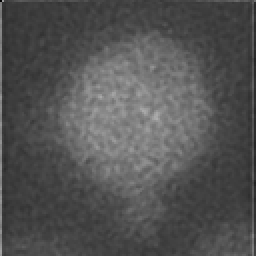
#> input picture data/image4045.tif, 128 x 128 px (shown 2 times larger)
$ jupyter execute --allow-errors introduction.ipynb   (older library calls are emulated)
#> lines starting #> are read from the running program, lines starting #| are printed output that depends on the picture
# Python tutorial

## Agenda / Schedule
### Monday
- 10 - 13: Python basics
- 13 - 14: Lunch break
- 14 - 17: Image processing

### Tuesday:
- 10 - 13: Deep learning
- 13 - 14: Lunch break
- 14 - 17: Deep learning

### Wednesday
- 10 - 13: Version control (Git)

# Preface

- Move to the course folder using the terminal
- Enter the following commands

```
git pull
conda activate py36
jupyter notebook
```

# Introduction

Source: https://xkcd.com/353/

**Why python**
- Free, open source, cross platform
- general-purpose language
- Large and active developer community
- Very flexible (modules), wide variety of features
- interpreted language

## Ecosystem for scientific computing

Source: http://danielrothenberg.com/gcpy/python.html

## How to run/use python

- run a script
    - ```python myscript.py```
- interactively
    - ```jupyter notebook```
    - ```ipython```

# Python basics
## Example python program

[cell 1]
# This is a single line comment

"""
This is a multi-line comment
Python program to add two numbers
"""

# define variables
num1 = 3
num2 = 25.2

# execute computation
result = num1 + num2

# print results
print(result)

# print result in a sentence
print('The sum is ', result)

# check if result is greater than 100
print('the sum is greater than 100:', result > 100)

## Primary variable types
| Datatype   |  Example           |
|------------|--------------------|
| integer    | 1,2,3,4,5          |
| floats     | 1.234, 2.643, 6.4  |
| characters | 'h', 'w'           |
| strings    | 'hello world'      |
| logical / boolean    | False, True |

[cell 2]
# Check data type using type() command
print(type(num1))
print(type(num2))
print(type(result))
print(type('the sum is'))
print(type(result > 100))

[cell 3]
# Why data types are important to keep in mind
# Operation depends on data type
a = 3
b = 4
print(a+b)

[cell 4]
a = 'Hello '
b = 'world!'
print(a+b)

[cell 5]
a = [1,23]
b = [356,6]
print(a+b)

## Operators

|              | Operation                            |
| -            | -                                    |
| a + b        | Addition                             |
| a - b        | Subtraction                          |
| a * b        | Multiplication                       |
| a / b        | Division                             |
| a ** b       | Exponent                             |
| a % b        | Modulus                              |
| or, and, not | logical operators                    |
| is, is not   | identity operators                   |
| in, not in   | membership operators                 |

|              | Cool(er) operations                            |
| -            | -                                    |
| a += b       | Increment addition (a = a + b)       |
| a *= b       | Increment multiplication (a = a * b) |

[cell 6]
# example modulo
7 % 3

[cell 7]
a = 3
b = 15

# example and, or, not
## and: True if both statements are true
print(a < 10 and b < 10)

[cell 8]
## or: True if one of the statements is true
print(a < 10 or b < 10)

[cell 9]
## not: reverse the results
print(not(a < 10 or b < 10))

[cell 10]
# example is, is not
print(a is b)
print(a == b)

[cell 11]
# example in, not in
c = [3,4,5,6,7]
print(a in c)

\begin{exercise}
Do some simple math
\end{exercise}

[cell 12]
# define variables


# find out datatype


# compute operation


# print results

## Definition of a List

[cell 13]
# Defintion of a list
list_a = [1,2,3,4,5]

[cell 14]
type(list_a)

[cell 15]
type(list_a[2])

[cell 16]
len(list_a)

[cell 17]
list_b = [1, 2.34, 'Hello']
print(list_b)

## Indexing & slicing

[cell 18]
a = 'Python'
print(a)

[cell 19]
# get first element of the list
print( a[0] )

[cell 20]
# get a slice of a list [startindex : endindex]
print(a[1:3])

[cell 21]
# skipping [startindex : endindex : stepsize]
print(a[0:5:2])

[cell 22]
# shorthand
print(a[:5:])

[cell 23]
# reverse direction
print(a[::-1])

## Loops and conditionals

### for-loops
With the for loop we can execute a set of statements, once for each item in a list.

[cell 24]
# define list
a = [12,34,63,14,42]

# for every element in list "a", print each element (create for-loop)
for i in range(0, 5):
    print(a[i])

[cell 25]
# for every element in list "a", print each element (create for-loop)
for element in a:
    # print element
    print(element)
    # compute stuff
    print('+ 2 = ', element + 2)

[cell 26]
# define list
fruits = ["apple", "banana", "cherry"]

# for every element in list "fruits", print each element (create for-loop)
for element in fruits:
    print(element)

[cell 27]
for i in range(0, len(a)):
    print(a[i])

[cell 28]
# [4 lines of commented-out code are left out]

[cell 29]
for element in "banana":
    print(element)

\begin{exercise}
Calculate all $2^x$ for $x$ in the interval from 1 to 8 using a for-loop
\end{exercise}

[cell 30]
# define list
a = [1,2,3,4,5,6,7,8]

# define for-loop
for element in a:
    # print result
    print(2 ** element)
    print('2^',element, 'is:', 2 ** element)

[cell 31]
# define for loop within range 1 to 8

for i in range(1,8):
    print(2 ** i)

### if condition

[cell 32]
# define variable
windspeed = 15.4

# execute if-condition
if windspeed > 10:
    print('its windy!')

#### ... with else

[cell 33]
# else
windspeed = 2.4
if windspeed > 10:
    print('its windy!')
else:
    print('not so windy..')

#### ... and elif

[cell 34]
# elif
windspeed = 0.4
if windspeed > 10:
    print('its windy!')
elif windspeed < 1:
    print('its calm')
else:
    print('not so windy..')

### while loop
With the while loop we can execute a set of statements as long as a condition is true.

[cell 35]
a = [12,34,63,14,42]
i = 0


while a[i] < 50:
    print(a[i])
    i = i + 1

\begin{exercise}
Calculate all $2^x$ for $x$ in the interval from 1 to 8 using a while-loop
\end{exercise}

[cell 36]
# solution
i = 0
while i < 8:
    i = i + 1
    print(2 ** i)

#### break statement

[cell 37]
i = 0


while i < 8:
    i = i + 1
    if i == 4:
        break
    print(2 ** i)

#### continue statement

[cell 38]
i = 0


while i < 8:
    i = i + 1
    if i == 4:
        continue
    print(2 ** i)

#### else statement

[cell 39]
i = 0
while i < 8 :
    i = i + 1
    if i == 4:
        continue
    print(2 ** i)
else:
    print("i is no longer less than", 9)

## Functions
make repeated tasks easier

[cell 40]
"""
This program calculated the area of a circle
"""

# Definition of a function
def findArea(radius):
    PI = 3.142
    area = PI * (radius * radius)
    return area

# call function
findArea(5)

[cell 41]
# list of radii
radius = [5,6,8,2,3,6]

for element in radius:
    area = findArea(element)
    print('The area of a circle with radius', element, 'is:', area)

\begin{exercise}
Write a function which
- an input value $a$

- add 15 to the input value
\end{exercise}

[cell 42]
# solution
# define function
def increaseValue(a):
    return a + 15

# call function
increaseValue(4)

### Lambda functions

[cell 43]
addition = lambda a : a + 15

# call lambda function
print(addition(4))

# Basics of numpy

## Motivation for numpy

[cell 44]
a = [1,
     2,
     3,
     4,
     5,
     6]

b = [7,
     8,
     9,
     10,
     11,
     12]

[cell 45]
c = a + b
print(c)

[cell 46]
# Import numpy libary
# np is commonly used as an alias for numpy
import numpy as np

## Perform Operations on Arrays

Basic Mathematical Operations
NumPy provides almost all the basic math functions - exp, sin, cos, log, sqrt etc. The function is applied to each element of the array.

| Operator | Equivalent ufunc | Description |
|-|-|-|
| + | np.add | Addition (e.g., 1 + 1 = 2) |
| - | np.subtract | Subtraction (e.g., 3 - 2 = 1) |
| - | np.negative | Unary negation (e.g., -2) |
| * | np.multiply | Multiplication (e.g., 2 * 3 = 6) |
| / | np.divide | Division (e.g., 3 / 2 = 1.5) |
| // | np.floor_divide | Floor division (e.g., 3 // 2 = 1) |
| ** | np.power | Exponentiation (e.g., 2 ** 3 = 8) |
| % | np.mod | Modulus/remainder (e.g., 9 % 4 = 1) |

## Creating arrays
### 1-D array

[cell 47]
a = [1, 2, 3, 4, 5, 6]
print(type(a))
a = np.array(a)
print(type(a))

[cell 48]
b = np.array([1, 8, 2, 1, 2, 3])

[cell 49]
print(a + b)
print(a - b)
print(a * b)
print(a / b)

[cell 50]
#a = np.zeros((3,))
#print(a)

[cell 51]
#a = np.ones((3,4))
#print(a)

[cell 52]
#a = np.full((3,4),2)
#print(a)

[cell 53]
#a = np.ones_like(b)
#print(a)

[cell 54]
#import numpy as np
#a = np.linspace(1,10,5) # create array from 1 to 10 with 4 elements
#print(a)

### 2x2 array

[cell 55]
# Creating a 2-D array using two lists
array_2d = np.array([[2, 3, 4],
                     [5, 8, 7]])

print(array_2d)

[cell 56]
# Using operators on numpy arrays
array_2d + 2

[cell 57]
# show 2D visualization of 2D array
import matplotlib.pyplot as plt
plt.imshow(array_2d)
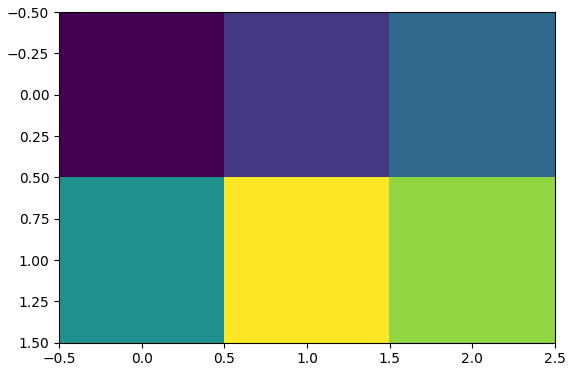
#> figure drawn by matplotlib, 1 panel

[cell 58]
# module to read and write images in various formats
from skimage import io

cell = io.imread('data/image4045.tif')
#> cell is the input picture: shape (128, 128); min 1, max 173, mean 82.9
plt.imshow(cell)

## Indexing of arrays

[cell 59]
a = [7,2,9,10]

[cell 60]
a[1]

[cell 61]
array_2d = np.array([[5.2, 3.0, 4.5], [9.1, 0.1, 0.3]])
print(array_2d)

[cell 62]
array_2d[1,2]

[cell 63]
a[:]

[cell 64]
# get a specific row
array_2d[0,:]

[cell 65]
# get a specific column
array_2d[:,1]

\begin{exercise}
Write a script to add a vector $v$ to each row of a given matrix $m$.
\end{exercise}

[cell 66]
# 1. Define 1D array
m = np.array([[1,2,3], [4,5,6], [7,8,9], [10, 11, 12]])
v = np.array([1, 1, 0])

[cell 67]
print(m)

[cell 68]
print(v)

[cell 69]
# 2. Define for loop


# 3. Print results


# solution

#result = np.zeros_like(m)
#for i in range(m.shape[0]):


for i in range(4):
    m[i, :] = m[i, :] + v
print("After adding the vector v to each row of the matrix m:")
print(m)

[cell 70]
result_array = np.empty((0,3))

for row in m:
    result_array = np.append(result_array, [row + v], axis=0)

print(result_array)

## Attributes of numpy arrays are:

- shape: Shape of array (n x m)
- dtype: data type (int, float etc.)
- ndim: Number of dimensions (or axes)

[cell 71]
print(type(m))

# print data type
print(m.dtype)

# print shape of the numpy array
print(m.shape)

# print dimension of the numpy array
print(m.ndim)

# print size of the numpy array
print(m.size)

## Datatypes

| Data type | Range             |
|---|---|
| uint8     | 0 to 2^8          |
| uint16    | 0 to 2^16        |
| uint32    | 0 to 2^32      |
| float     | -1 to 1 or 0 to 1 |
| int8      | -128 to 127       |
| int16     | -32768 to 32767   |
| bool | True , False|

### unsigned / signed:

- unsigned: +
- signed: + AND -

### int:

8: 2^8 = 256

### Enforcement of datatype

[cell 72]
a = np.array([1, 2, 3, 4])
print(a)
print(a.dtype)

[cell 73]
a[0] = 12.35
print(a)

[cell 74]
# Convert datatype (typecasting)
a = a.astype(float)
print(a.dtype)
print(a)

[cell 75]
a[0] = 12.35
print(a)

print('Beware of enforcement of datatype!!!')

## Short detour to matplotlib
### Line plots

[cell 76]
from matplotlib import pyplot as plt

[cell 77]
# Import data from .csv file
from numpy import genfromtxt
#> (the rest of this cell did not finish here and is left out)

#> (a cell that did not finish here is left out)

#> (a cell that did not finish here is left out)

## Image I/O

[cell 80]
# module to read and write images in various formats
from skimage import io
from matplotlib import pyplot as plt

cell = io.imread('data/image4045.tif')

[cell 81]
type(cell)

[cell 82]
plt.imshow(cell)

[cell 83]
cell.shape
#> Out = (128, 128)

[cell 84]
fig, ax = plt.subplots()
ax = plt.imshow(cell)
ax = plt.gca()
ax.vlines([cell.shape[0]/2], 0, cell.shape[1], colors='red', label='line profile')
ax.legend()
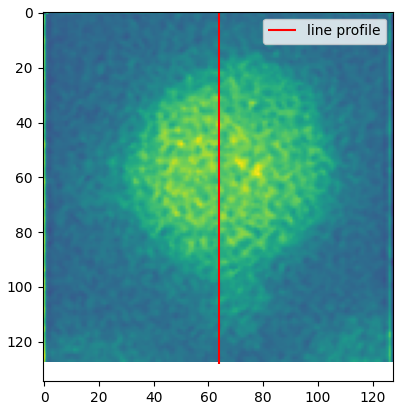
#> figure drawn by matplotlib, 1 panel

\begin{exercise}
Calculate the line profile as indicated by the read line
\end{exercise}

[cell 85]
cell

[cell 86]
# solution
profile = cell[:, cell.shape[1] // 2]
#> profile = 128 values, max 152 at index 41, min 62 at index 2, mean 103.8
plt.plot(profile)
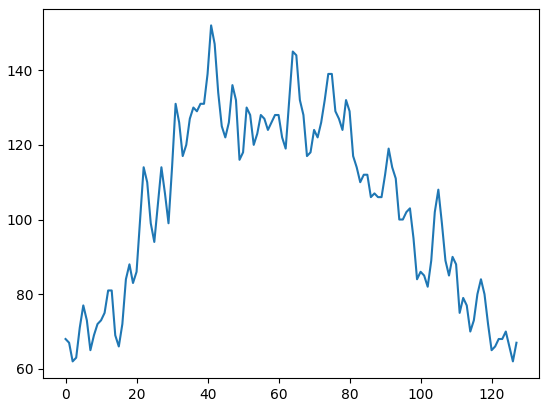
#> figure drawn by matplotlib, 1 panel; curve peaks at x = 41, y = 152

\begin{exercise}
Calculate the moving average of the profile line
\end{exercise}

\begin{equation}
  \text{Moving average} = \frac{A_1 + A_2 + \cdots + A_n}{N} \\
  A = \text{average in period N} \\
  N = \text{number of time periods}
\end{equation}

[cell 87]
# Calculate the mean of neighboring values

N = 4
cumsum = np.array([0])
moving_aves = np.array([])

for i in range(0, profile.shape[0]):
    cumsum = np.append(cumsum, cumsum[i] + profile[i])

    if i >=N:
        moving_ave = (cumsum[i] - cumsum[i-N]) / N
        moving_aves = np.append(moving_aves, moving_ave)
#> this loop made 128 passes
#> (cumsum, moving_ave, moving_aves) on passes 5 to 10: ([0, 68, 135, 197, 260, 331], 65, [65]), ([0, 68, 135, 197, 260, 331, 408], 65.75, [65, 65.75]), ([0, 68, 135, 197, 260, 331, 408, 481], 68.25, [65, 65.75, 68.25]), ([0, 68, 135, 197, 260, 331, 408, 481, 546], 71, [65, 65.75, 68.25, 71]), ([0, 68, 135, 197, 260, 331, 408, 481, 546, 615], 71.5, [65, 65.75, 68.25, 71, 71.5]), ([0, 68, 135, 197, 260, 331, 408, 481, 546, 615, 687], 71, [65, 65.75, 68.25, 71, 71.5, 71])
#> (moving_ave, moving_aves) on passes 12 to 14: (69.75, [65, 65.75, 68.25, 71, 71.5, 71, 69.75, 69.75]), (72.25, [65, 65.75, 68.25, 71, 71.5, 71, 69.75, 69.75, 72.25]), (75.25, [65, 65.75, 68.25, 71, 71.5, 71, 69.75, 69.75, 72.25, 75.25])
#> after the loop, cumsum = 129 values from 0 to 13286; moving_aves = 124 values, max 143 at index 40, min 65 at index 0, mean 105

#moving_aves = np.concatenate((np.zeros(np.int(N/2)), moving_aves))


# Plotting
fig, ax = plt.subplots()
ax.plot(profile, label='original data')
ax.plot(moving_aves, label='smoothed data')
ax.legend()
ax.set_xlabel('distance')
ax.set_ylabel('intensity')

# better way
# mean_kernel3 = np.full((3,), 1/3)
# smooth_signal3p = np.convolve(profile, mean_kernel3,
#                              mode='valid')
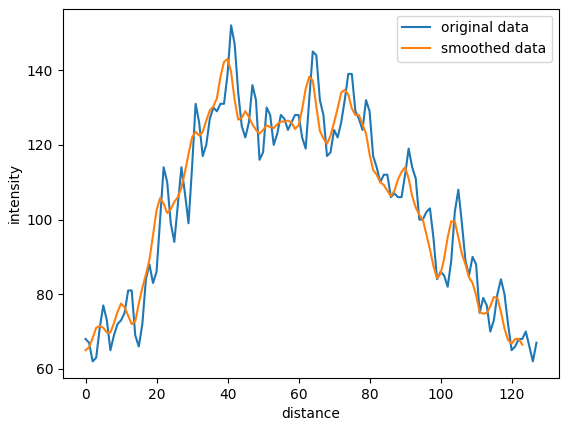
#> figure drawn by matplotlib, 1 panel; curve peaks at x = 41, y = 152; curve peaks at x = 40, y = 143

### Import 3D image

#> (a cell that did not finish here is left out)

#### Swap axes

#> (a cell that did not finish here is left out)

#> (a cell that did not finish here is left out)

### Plot averaged time-dependent intensity

[cell 91]
a = np.array([1,2,3,4,5,6,7,8,9,10])
#> a = [1, 2, 3, 4, 5, 6, 7, 8, 9, 10]
a.mean()
#> Out = 5.5

$ run again, with data/sudoku-original.jpg saved as data/image4045.tif
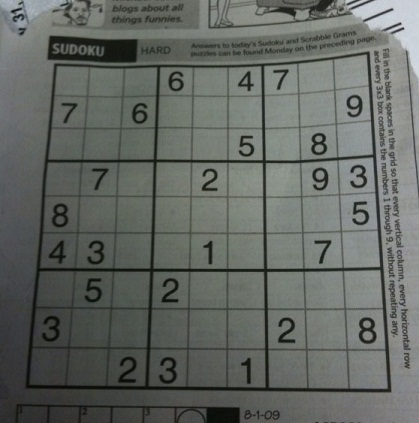
#> input picture data/sudoku-original.jpg, 419 x 423 px
#> cell is the input picture: shape (423, 419, 3); mean R, G, B 99.4, 103.6, 98.9
#> profile = 423 rows, first 8: [71, 78, 70], [68, 75, 67], [68, 73, 66], [66, 71, 64], [68, 73, 66], [67, 72, 65], [63, 65, 60], [65, 67, 62]
#> the loop `for i in range(0, profile.shape[0]):` made 423 passes
#> (moving_ave, moving_aves) on passes 5 to 12: (34.75, [34.75]), (18.75, [34.75, 18.75]), (15, [34.75, 18.75, 15]), (19, [34.75, 18.75, 15, 19]), (3, [34.75, 18.75, 15, 19, 3]), (-0.5, [34.75, 18.75, 15, 19, 3, -0.5]), (-0.5, [34.75, 18.75, 15, 19, 3, -0.5, -0.5]), (-1.25, [34.75, 18.75, 15, 19, 3, -0.5, -0.5, -1.25])
#> after the loop `for i in range(0, profile.shape[0]):`: cumsum = 1270 values, max 255 at index 575, min 0 at index 0, mean 124.3; moving_aves = 419 values, max 34.75 at index 0, min -48.5 at index 38, mean 0.35
#| (419, 3, 423)
#> `plt.show()`:
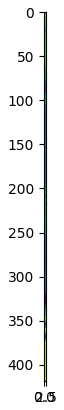
#> figure drawn by matplotlib, 1 panel
#> the loop `for t in range(0, duration):` made 423 passes
#> after the loop `for t in range(0, duration):`: meanValue = 424 values, max 129 at index 32, min 0 at index 0, mean 100.4
#> `[cell 92] # Initialize array meanValue = np.array([0])  duration = cel..`:
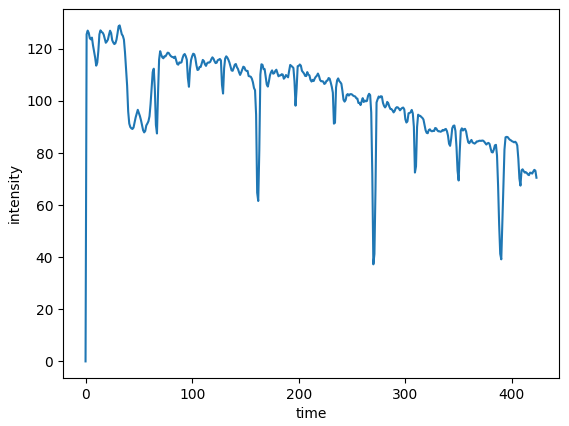
#> figure drawn by matplotlib, 1 panel; curve peaks at x = 32, y = 129
